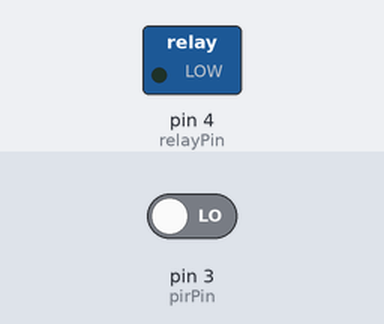
The sketch below on a simulated Arduino Uno, built with avr-gcc and run on an emulated ATmega328P. On the bench: switched loads named in the sketch (green lamp = pin HIGH). The inputs (shaded band) are chosen by the test bench; at power-on: pin 3 (pirPin) LOW.

Above: at 1.2 s.
1.3 s: pin 3 (pirPin) driven HIGH
At 1.8 s:
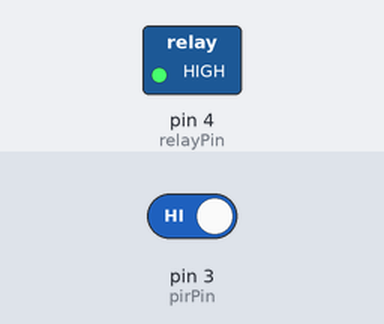
Timing chart, 0 to 4.3 s (numbered marks = the images above; inputs shaded):
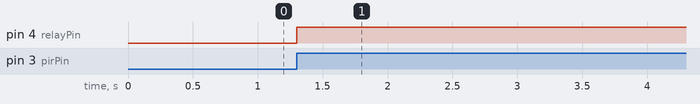

Measured:
- after the input at 1.3 s, pin 4 (relayPin): LOW → HIGH at once

The sketch:

shib.ino
```cpp
#define pirPin 3
#define relayPin 4

int time = 0;
int sw = 0;
unsigned long time_x, time_y;

void setup() {
  pinMode(pirPin, INPUT);
  pinMode(relayPin, OUTPUT);

}

void loop() {
  if (sw == 0) {
    if (digitalRead(pirPin) == HIGH) {
      sw = 1;
      time_x = millis();
      digitalWrite(relayPin, HIGH);
    }
  } else {
    if ((millis() - time_x) > 10000) {
      if (digitalRead(pirPin) == HIGH) {
        time_x = millis();
      } else {
        digitalWrite(relayPin, LOW);
        sw = 0;
      }
    }
  }
}
```
